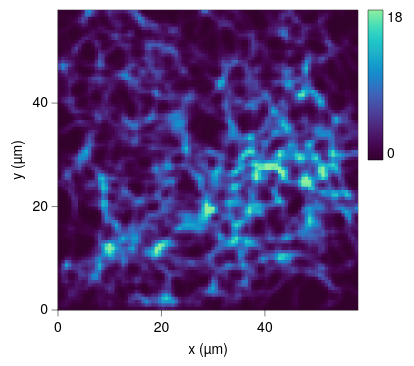

Describe this chart as a Vega-Lite specification.
### Vega-Lite specification from a JSON file in a GitHub repository (floating-point values rounded to 4 significant figures; data arrays with more than 128 entries replaced by an {"elided": "..."} marker saying what was removed)
{"background": null, "config": {"arc": {"fill": "#DBDBDB", "fillOpacity": 1.0, "innerRadius": 37.5, "padAngle": 0.03, "stroke": "black", "strokeOpacity": 1, "strokeWidth": 0.25}, "area": {"fill": "#DBDBDB", "fillOpacity": 1.0, "stroke": "black", "strokeOpacity": 1, "strokeWidth": 0.25}, "axis": {"domain": true, "domainCap": "round", "domainColor": "black", "domainWidth": 0.25, "grid": false, "gridCap": "round", "gridColor": "#F1F1F1", "gridDash": [0, 0], "gridOpacity": 1.0, "gridWidth": 0.25, "labelColor": "black", "labelFont": "Helvetica Neue", "labelFontSize": 7, "labelFontStyle": "normal", "labelFontWeight": 400, "offset": 0, "ticks": true, "tickCap": "round", "tickColor": "black", "tickRound": false, "tickSize": 3, "tickWidth": 0.25, "titleColor": "black", "titleFont": "Helvetica Neue", "titleFontSize": 7, "titleFontStyle": "normal", "titleFontWeight": 400}, "axisX": {"domain": true, "labelAlign": "center", "labelAngle": 0, "labels": true, "ticks": true, "translate": 0}, "axisY": {"domain": true, "labelAlign": "right", "labelAngle": 0, "labels": true, "ticks": true, "translate": 0}, "axisRight": {"domain": true, "labelAlign": "left", "labelAngle": 0, "labels": true, "ticks": true, "translate": 0}, "axisTop": {"domain": true, "labelAlign": "center", "labelAngle": 0, "labels": true, "ticks": true, "translate": 0}, "axisBand": {"tickOffset": 0}, "bar": {"fill": "#DBDBDB", "fillOpacity": 1.0, "stroke": "black", "strokeOpacity": 1, "strokeWidth": 0.25}, "boxplot": {"size": 13.5, "ticks": {"cornerRadius": 0.25, "fill": "black", "opacity": 1, "size": 6.75, "thickness": 0.25}, "box": {"fillOpacity": 1.0, "stroke": "black", "strokeOpacity": 1, "strokeWidth": 0.25}, "median": {"cornerRadius": 0, "fill": "black", "fillOpacity": 1.0, "opacity": 1, "size": 13.5, "thickness": 0.25}, "rule": {"fill": "black", "fillOpacity": 1.0, "size": 15.0, "stroke": "black", "strokeDash": [0, 0], "strokeOpacity": 1, "strokeWidth": 0.25}, "outliers": {"color": "black", "fill": "black", "fillOpacity": 1.0, "size": 0, "stroke": "black", "strokeOpacity": 1, "strokeWidth": 0.25}}, "circle": {"fill": "black", "fillOpacity": 1.0, "size": 0.75, "stroke": null, "strokeOpacity": 1, "strokeWidth": 0.25}, "errorband": {"band": {"fillOpacity": 0.6, "stroke": null, "strokeWidth": 0.25, "strokeOpacity": 1}, "borders": {"opacity": 0, "strokeOpacity": 0.25, "strokeWidth": 1}}, "errorbar": {"opacity": 1, "rule": {"strokeDash": [0, 0], "strokeWidth": 0.25}, "ticks": {"color": "black", "cornerRadius": 0.125, "opacity": 1, "size": 9.0, "thickness": 0.25}, "thickness": 0.25}, "font": "Helvetica Neue", "geoshape": {"fill": "#DBDBDB", "fillOpacity": 1.0, "stroke": "black", "strokeOpacity": 1, "strokeWidth": 0.25}, "header": {"labelColor": "black", "labelFont": "Helvetica Neue", "labelFontSize": 7, "labelFontStyle": "normal", "labelFontWeight": 400, "titleColor": "black", "titleFont": "Helvetica Neue", "titleFontSize": 7, "titleFontStyle": "normal", "titleFontWeight": 400, "titlePadding": 0}, "legend": {"disable": false, "offset": 4.5, "titlePadding": 4, "labelOffset": 2, "gradientLabelOffset": 2, "gradientLength": 75.0, "gradientThickness": 7.5, "gradientOpacity": 1.0, "gradientStrokeColor": "black", "gradientStrokeWidth": 0.25, "labelColor": "black", "labelFont": "Helvetica Neue", "labelFontSize": 7, "labelFontStyle": "normal", "labelFontWeight": 400, "strokeColor": "black", "strokeWidth": 0, "symbolSize": 42, "symbolStrokeColor": "black", "symbolStrokeWidth": 0.25, "titleColor": "black", "titleFont": "Helvetica Neue", "titleFontSize": 7, "titleFontStyle": "normal", "titleFontWeight": 400}, "line": {"color": "black", "stroke": "black", "strokeCap": "round", "strokeDash": [0, 0], "strokeOpacity": 1, "strokeWidth": 0.375}, "point": {"filled": true, "fill": "#DBDBDB", "fillOpacity": 1.0, "size": 7.5, "stroke": "black", "strokeOpacity": 1, "strokeWidth": 0.25}, "range": {"category": ["#C6D9F1", "#F1C9CB", "#FEF0B9", "#CEE37A", "#7AA8E0", "#E589A3", "#FDDD5D", "#68B961", "#4177B1", "#C35082", "#E5C227", "#438156"], "diverging": {"scheme": ["#C35082", "#CE6D94", "#D989A7", "#E2A4BA", "#EABFCE", "#F1DBE2", "#F6F6F6", "#D7E0EB", "#B9CBE0", "#9BB6D5", "#7DA1C9", "#5F8CBD", "#4177B1"]}, "heatmap": {"scheme": ["#32022B", "#43044D", "#4C196E", "#4D338C", "#484DA6", "#3A68BB", "#1D83CA", "#1D9CCB", "#23B5C9", "#28CDC5", "#4DE0B4", "#91EE9F"]}, "ordinal": {"scheme": ["#F1F1F1", "#DBDBDB", "#C6C6C6", "#B2B2B2", "#9D9D9D", "#898989", "#767676", "#636363", "#515151", "#404040", "#2F2F2F", "#1F1F1F"]}, "ramp": {"scheme": ["#32022B", "#43044D", "#4C196E", "#4D338C", "#484DA6", "#3A68BB", "#1D83CA", "#1D9CCB", "#23B5C9", "#28CDC5", "#4DE0B4", "#91EE9F"]}}, "rule": {"color": "black", "stroke": "black", "strokeCap": "round", "strokeDash": [2, 2], "strokeOpacity": 1, "strokeWidth": 0.25}, "scale": {"bandPaddingInner": 0.1, "bandPaddingOuter": 0.1, "round": false}, "rect": {"fill": "#DBDBDB", "fillOpacity": 1.0, "stroke": "black", "strokeOpacity": 1, "strokeWidth": 0.25}, "square": {"fill": "#DBDBDB", "fillOpacity": 1.0, "size": 15.0, "stroke": "black", "strokeOpacity": 1, "strokeWidth": 0.25}, "text": {"color": "black", "font": "Helvetica Neue", "fontSize": 7, "fontStyle": "normal", "fontWeight": 400}, "tick": {"color": "black", "cornerRadius": 0.125, "opacity": 1.0, "size": 13.5, "thickness": 0.25}, "title": {"anchor": "middle", "frame": "group", "color": "black", "font": "Helvetica Neue", "fontSize": 7, "fontStyle": "normal", "fontWeight": 400, "subtitleColor": "black", "subtitleFont": "Helvetica Neue", "subtitleFontSize": "Helvetica Neue", "subtitleFontStyle": "normal", "subtitleFontWeight": 400}, "trail": {"color": "black", "opacity": 1, "size": 0.375}, "view": {"continuousWidth": 150, "continuousHeight": 150, "discreteWidth": 150, "discreteHeight": 150, "fill": null, "stroke": "black", "strokeWidth": 0.25}}, "data": {"name": "data-020b619547a906ea36350f86a9190577"}, "mark": {"type": "rect", "clip": true, "stroke": null}, "encoding": {"color": {"field": "intensity", "title": null, "type": "quantitative"}, "x": {"field": "x0", "scale": {"domain": [0, 58.0], "nice": false}, "title": "x (µm)", "type": "quantitative"}, "x2": {"field": "x1"}, "y": {"field": "y0", "scale": {"domain": [0, 58.0], "nice": false}, "title": "y (µm)", "type": "quantitative"}, "y2": {"field": "y1"}}, "$schema": "https://vega.github.io/schema/vega-lite/v6.4.1.json", "datasets": {"data-020b619547a906ea36350f86a9190577": {"elided": "8100 records"}}}
